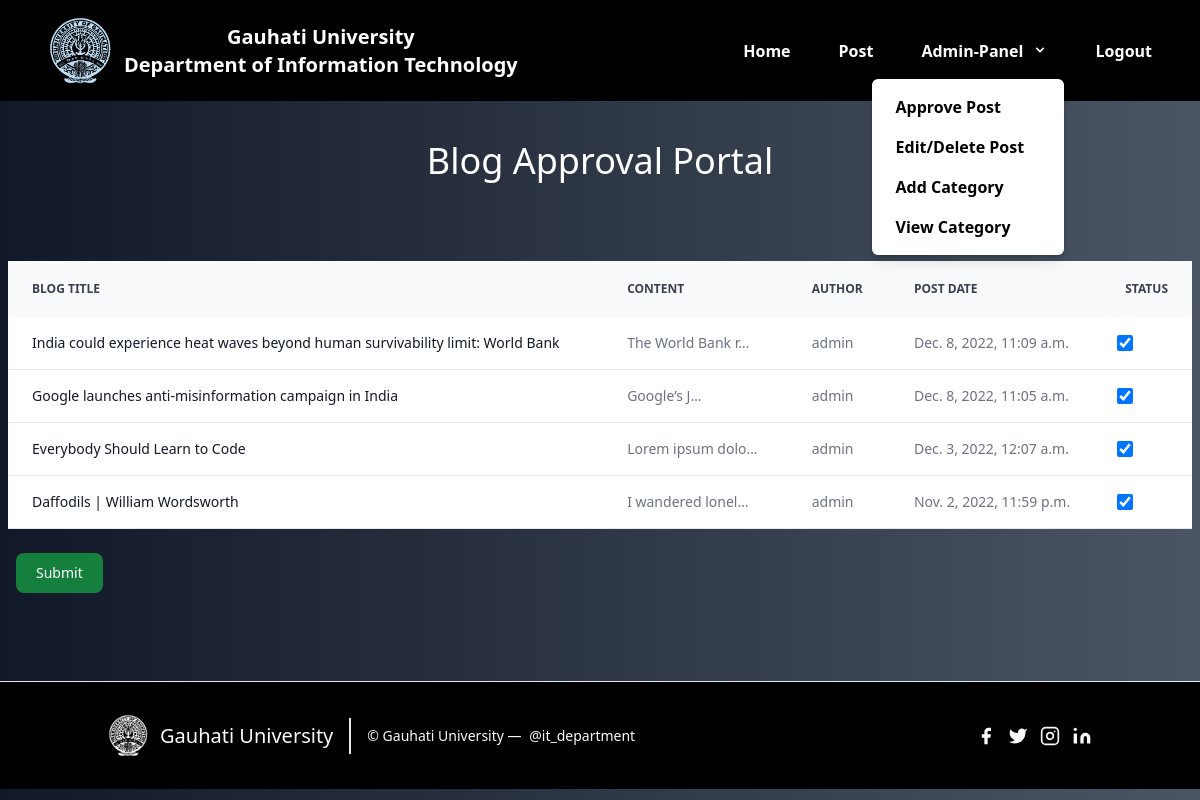
Screenshot of /admin_approval/ (signed in) with the database file from the repository.
### main/models.py (models this page shows, shortened)
class Post(models.Model):
    author = models.ForeignKey(User, on_delete=models.CASCADE)
    title = models.CharField(max_length=200,)
    content = RichTextField()
    image = models.ImageField(upload_to ='post/',)
    cat = models.ForeignKey(Catergory,on_delete=models.CASCADE)
    status = models.BooleanField(default=False)
    add_date = models.DateTimeField(auto_now_add=True)
    add_date.editable = True
    class Meta:
        ordering = ('-add_date',)

### main/views.py (the view)
# urls.py: path('admin_approval/',views.approve_post, name='admin_approval'),
def approve_post(requests):
    blog_list = Post.objects.all().order_by('-add_date')
    if requests.user.is_superuser:
        if requests.method == "POST":
            id_list = requests.POST.getlist('boxes')        # to get the id of checked boxes and store it in the if_list as the boxes is the name of checkboxes
            blog_list.update(status=False)
            for x in id_list:
                Post.objects.filter(pk=int(x)).update(status=True)
            return redirect('home')
        else:
            return render(requests,'main/Admin/Approval_Table.html',
                      {"blog_list":blog_list})
    else:
        return redirect('/home')
    return render(requests,'main/Admin/Approval_Table.html')

### main/templates/main/Admin/Approval_Table.html (shortened to what this page needs)
{% extends 'main/base.html' %}
{% block content %}
<h1 class="text-white text-4xl text-center mt-10"> Blog Approval Portal</h1>
<br><br>
<form action="" method="post" class="mb-20">
<div class="overflow-x-auto relative m-2 mt-8">
    <table class="w-full text-sm text-left text-gray-500 dark:text-gray-400">
        <thead class="text-xs text-gray-700 uppercase bg-gray-50 dark:bg-gray-700 dark:text-gray-400">
            <tr>
                <th scope="col" class="py-5 px-6">
                    Blog Title
                </th>
                <th scope="col" class="py-5 px-6">
                    Content
                </th>
                <th scope="col" class="py-5 px-6">
                    Author
                </th>
                <th scope="col" class="py-5 px-6">
                    Post Date
                </th>
                <th scope="col" class="py-5 px-6">
                    Status
                </th>
            </tr>
        </thead>
        <tbody>
            {% for blog in blog_list %}
            <tr class="bg-white border-b hover:bg-gray-100 ">
                <th scope="row" class="py-4 px-6 font-medium text-gray-900 whitespace-nowrap ">
                    <a href="{% url 'article-detail' blog.pk %}">{{ blog.title }}</a>
                </th>
                <td class="py-4 px-6">
                    <a href="{% url 'article-detail' blog.pk %}">{{ blog.content | truncatechars:20 | safe }}</a>
                </td>
                <td class="py-4 px-6">
                    {{ blog.author }}
                </td>
                <td class="py-4 px-6">
                    {{ blog.add_date }}
                </td>
                <td class="p-4 w-4">
                    {% if blog.status %}
                    <div class="flex items-center">
                        <input id="checkbox-table-1" type="checkbox" checked="checked" value={{blog.id}} name="boxes" class="w-4 h-4 text-blue-600 bg-gray-100 rounded border-gray-300 focus:ring-blue-500 dark:focus:ring-blue-600 dark:ring-offset-gray-800 focus:ring-2 dark:bg-gray-700 dark:border-gray-600">
                    </div>
                    {% endif %}
                </td>
            </tr>
            {% endfor %}
        </tbody>
    </table>
</div>
<button type="submit" class="focus:outline-none text-white bg-green-700 hover:bg-green-800 focus:ring-4 focus:ring-green-300 font-medium rounded-lg text-sm px-5 py-2.5 mr-2 mb-2 dark:bg-green-600 dark:hover:bg-green-700 dark:focus:ring-green-800 m-4 p-10">Submit</button>
</form>
{% endblock  %}

### rows the page displays
Post: title "India could experience heat waves beyond human survivability limit: World Bank", content "The World Bank r…", author "admin", add_date "Dec. 8, 2022, 11:09 a.m."
Post: title "Google launches anti-misinformation campaign in India", content "Google’s J…", author "admin", add_date "Dec. 8, 2022, 11:05 a.m."
Post: title "Everybody Should Learn to Code", content "Lorem ipsum dolo…", author "admin", add_date "Dec. 3, 2022, 12:07 a.m."
Post: title "Daffodils | William Wordsworth", content "I wandered lonel…", author "admin", add_date "Nov. 2, 2022, 11:59 p.m."
